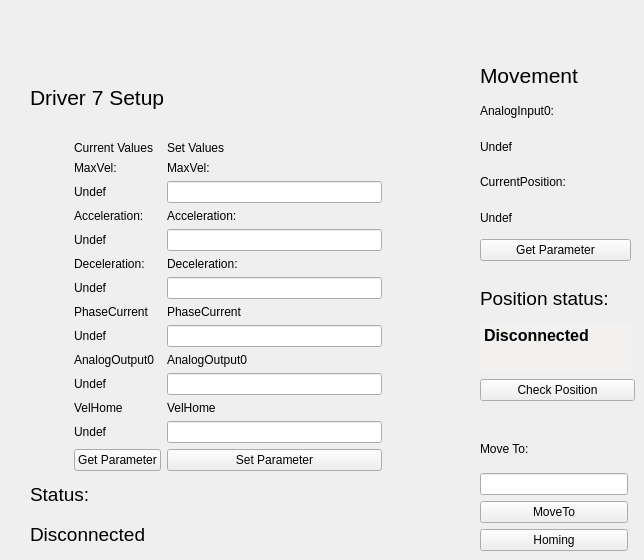
          <widget class="QWidget" name="tab_9">
           <attribute name="title">
            <string>7</string>
           </attribute>
           <attribute name="toolTip">
            <string>Driver 7 Setup and Movimentation</string>
           </attribute>
           <widget class="QWidget" name="layoutWidget_16">
            <property name="geometry">
             <rect>
              <x>480</x>
              <y>430</y>
              <width>148</width>
              <height>121</height>
             </rect>
            </property>
            <layout class="QVBoxLayout" name="verticalLayout_63">
             <item>
              <widget class="QLabel" name="label_237">
               <property name="text">
                <string>Move To:</string>
               </property>
              </widget>
             </item>
             <item>
              <widget class="QLineEdit" name="LineEditMoveToValue_7">
               <property name="toolTip">
                <string>Position to move driver 7</string>
               </property>
              </widget>
             </item>
             <item>
              <widget class="QPushButton" name="MoveTo_7">
               <property name="toolTip">
                <string>Move driver 7 to the position specified above</string>
               </property>
               <property name="text">
                <string>MoveTo</string>
               </property>
              </widget>
             </item>
             <item>
              <widget class="QPushButton" name="Homing_7">
               <property name="acceptDrops">
                <bool>true</bool>
               </property>
               <property name="toolTip">
                <string>Execute the driver 7 homing procedure</string>
               </property>
               <property name="text">
                <string>Homing</string>
               </property>
              </widget>
             </item>
            </layout>
           </widget>
           <widget class="QWidget" name="layoutWidget_18">
            <property name="geometry">
             <rect>
              <x>480</x>
              <y>60</y>
              <width>151</width>
              <height>201</height>
             </rect>
            </property>
            <layout class="QVBoxLayout" name="verticalLayout_64">
             <item>
              <widget class="QLabel" name="label_240">
               <property name="font">
                <font>
                 <pointsize>16</pointsize>
                </font>
               </property>
               <property name="text">
                <string>Movement</string>
               </property>
              </widget>
             </item>
             <item>
              <widget class="QLabel" name="label_241">
               <property name="text">
                <string>AnalogInput0:</string>
               </property>
              </widget>
             </item>
             <item>
              <widget class="QLabel" name="LabelMovAnalogInput0_7">
               <property name="toolTip">
                <string>Current value of driver 7 AnalogInput(0)</string>
               </property>
               <property name="text">
                <string>Undef</string>
               </property>
              </widget>
             </item>
             <item>
              <widget class="QLabel" name="label_242">
               <property name="text">
                <string>CurrentPosition:</string>
               </property>
              </widget>
             </item>
             <item>
              <widget class="QLabel" name="LabelMovCurrentPosition_7">
               <property name="toolTip">
                <string>Current value of driver 7 CurrentPosition</string>
               </property>
               <property name="text">
                <string>Undef</string>
               </property>
              </widget>
             </item>
             <item>
              <widget class="QPushButton" name="GetParameterMov_7">
               <property name="toolTip">
                <string>Get position parameters of driver 7</string>
               </property>
               <property name="text">
                <string>Get Parameter</string>
               </property>
              </widget>
             </item>
            </layout>
           </widget>
           <widget class="QWidget" name="layoutWidget_17">
            <property name="geometry">
             <rect>
              <x>30</x>
              <y>60</y>
              <width>352</width>
              <height>491</height>
             </rect>
            </property>
            <layout class="QGridLayout" name="gridLayout_40">
             <item row="0" column="0" colspan="3">
              <widget class="QLabel" name="label_113">
               <property name="font">
                <font>
                 <pointsize>16</pointsize>
                </font>
               </property>
               <property name="text">
                <string>Driver 7 Setup</string>
               </property>
              </widget>
             </item>
             <item row="1" column="0">
              <layout class="QVBoxLayout" name="verticalLayout_16">
               <item>
                <widget class="QLabel" name="Images_7">
                 <property name="minimumSize">
                  <size>
                   <width>0</width>
                   <height>100</height>
                  </size>
                 </property>
                 <property name="maximumSize">
                  <size>
                   <width>200</width>
                   <height>150</height>
                  </size>
                 </property>
                 <property name="text">
                  <string/>
                 </property>
                 <property name="pixmap">
                  <pixmap resource="file.qrc">:/Driver.jpg</pixmap>
                 </property>
                 <property name="scaledContents">
                  <bool>true</bool>
                 </property>
                </widget>
               </item>
               <item>
                <widget class="QLabel" name="label_114">
                 <property name="text">
                  <string/>
                 </property>
                </widget>
               </item>
              </layout>
             </item>
             <item row="1" column="1">
              <widget class="QLabel" name="label_359">
               <property name="minimumSize">
                <size>
                 <width>25</width>
                 <height>0</height>
                </size>
               </property>
               <property name="text">
                <string/>
               </property>
              </widget>
             </item>
             <item row="1" column="2">
              <layout class="QGridLayout" name="gridLayout_18">
               <item row="0" column="0">
                <widget class="QLabel" name="label_115">
                 <property name="text">
                  <string>Current Values</string>
                 </property>
                </widget>
               </item>
               <item row="0" column="1">
                <widget class="QLabel" name="label_116">
                 <property name="text">
                  <string>Set Values</string>
                 </property>
                </widget>
               </item>
               <item row="1" column="0">
                <widget class="QLabel" name="label_117">
                 <property name="text">
                  <string>MaxVel:</string>
                 </property>
                </widget>
               </item>
               <item row="1" column="1">
                <widget class="QLabel" name="label_118">
                 <property name="text">
                  <string>MaxVel:</string>
                 </property>
                </widget>
               </item>
               <item row="2" column="0">
                <widget class="QLabel" name="LabelMaxVelSetup_7">
                 <property name="toolTip">
                  <string>Current value of driver 7 MaxVel</string>
                 </property>
                 <property name="text">
                  <string>Undef</string>
                 </property>
                </widget>
               </item>
               <item row="2" column="1">
                <widget class="QLineEdit" name="LineEditMaxVelSetup_7">
                 <property name="toolTip">
                  <string>&lt;html&gt;&lt;head/&gt;&lt;body&gt;&lt;p&gt;MaxVel of driver 7 to set&lt;/p&gt;&lt;/body&gt;&lt;/html&gt;</string>
                 </property>
                </widget>
               </item>
               <item row="3" column="0">
                <widget class="QLabel" name="label_119">
                 <property name="text">
                  <string>Acceleration:</string>
                 </property>
                </widget>
               </item>
               <item row="3" column="1">
                <widget class="QLabel" name="label_120">
                 <property name="text">
                  <string>Acceleration:</string>
                 </property>
                </widget>
               </item>
               <item row="4" column="0">
                <widget class="QLabel" name="LabelAccelerationSetup_7">
                 <property name="toolTip">
                  <string>Current value of driver 7 Acceleration</string>
                 </property>
                 <property name="text">
                  <string>Undef</string>
                 </property>
                </widget>
               </item>
               <item row="4" column="1">
                <widget class="QLineEdit" name="LineEditAccelerationSetup_7">
                 <property name="toolTip">
                  <string>&lt;html&gt;&lt;head/&gt;&lt;body&gt;&lt;p&gt;Acceleration of driver 7 to set&lt;/p&gt;&lt;/body&gt;&lt;/html&gt;</string>
                 </property>
                </widget>
               </item>
               <item row="5" column="0">
                <widget class="QLabel" name="label_121">
                 <property name="text">
                  <string>Deceleration:</string>
                 </property>
                </widget>
               </item>
               <item row="5" column="1">
                <widget class="QLabel" name="label_122">
                 <property name="text">
                  <string>Deceleration:</string>
                 </property>
                </widget>
               </item>
               <item row="6" column="0">
                <widget class="QLabel" name="LabelDecelerationSetup_7">
                 <property name="toolTip">
                  <string>Current value of driver 7 Deceleration</string>
                 </property>
                 <property name="text">
                  <string>Undef</string>
                 </property>
                </widget>
               </item>
               <item row="6" column="1">
                <widget class="QLineEdit" name="LineEditDecelerationSetup_7">
                 <property name="toolTip">
                  <string>&lt;html&gt;&lt;head/&gt;&lt;body&gt;&lt;p&gt;Deceleration of driver 7 to set&lt;/p&gt;&lt;/body&gt;&lt;/html&gt;</string>
                 </property>
                </widget>
               </item>
               <item row="7" column="0">
                <widget class="QLabel" name="label_123">
                 <property name="text">
                  <string>PhaseCurrent</string>
                 </property>
                </widget>
               </item>
               <item row="7" column="1">
                <widget class="QLabel" name="label_124">
                 <property name="text">
                  <string>PhaseCurrent</string>
                 </property>
                </widget>
               </item>
               <item row="8" column="0">
                <widget class="QLabel" name="LabelPhaseCurrentSetup_7">
                 <property name="toolTip">
                  <string>Current value of driver 7 PhaseCurrent</string>
                 </property>
                 <property name="text">
                  <string>Undef</string>
                 </property>
                </widget>
               </item>
               <item row="8" column="1">
                <widget class="QLineEdit" name="LineEditPhaseCurrentSetup_7">
                 <property name="toolTip">
                  <string>&lt;html&gt;&lt;head/&gt;&lt;body&gt;&lt;p&gt; PhaseCurrent of driver 7 to set&lt;/p&gt;&lt;/body&gt;&lt;/html&gt;</string>
                 </property>
                </widget>
               </item>
               <item row="9" column="0">
                <widget class="QLabel" name="label_125">
                 <property name="text">
                  <string>AnalogOutput0</string>
                 </property>
                </widget>
               </item>
               <item row="9" column="1">
                <widget class="QLabel" name="label_126">
                 <property name="text">
                  <string>AnalogOutput0</string>
                 </property>
                </widget>
               </item>
               <item row="10" column="0">
                <widget class="QLabel" name="LabelAnalogOutputSetup_7">
                 <property name="toolTip">
                  <string>Current value of driver 7 AnalogOutput(0)</string>
                 </property>
                 <property name="text">
                  <string>Undef</string>
                 </property>
                </widget>
               </item>
               <item row="10" column="1">
                <widget class="QLineEdit" name="LineEditAnalogOutputSetup_7">
                 <property name="toolTip">
                  <string>&lt;html&gt;&lt;head/&gt;&lt;body&gt;&lt;p&gt; AnalogOutput(0) of driver 7 to set&lt;/p&gt;&lt;/body&gt;&lt;/html&gt;</string>
                 </property>
                </widget>
               </item>
               <item row="11" column="0">
                <widget class="QLabel" name="label_360">
                 <property name="text">
                  <string>VelHome</string>
                 </property>
                </widget>
               </item>
               <item row="11" column="1">
                <widget class="QLabel" name="label_361">
                 <property name="text">
                  <string>VelHome</string>
                 </property>
                </widget>
               </item>
               <item row="12" column="0">
                <widget class="QLabel" name="LabelVelHomeSetup_7">
                 <property name="toolTip">
                  <string>Current value of driver 7 VelHome</string>
                 </property>
                 <property name="text">
                  <string>Undef</string>
                 </property>
                </widget>
               </item>
               <item row="12" column="1">
                <widget class="QLineEdit" name="LineEditVelHomeSetup_7">
                 <property name="toolTip">
                  <string>&lt;html&gt;&lt;head/&gt;&lt;body&gt;&lt;p&gt; VelHome of driver 7 to set&lt;/p&gt;&lt;/body&gt;&lt;/html&gt;</string>
                 </property>
                </widget>
               </item>
               <item row="13" column="0">
                <widget class="QPushButton" name="GetParameterDriver_7">
                 <property name="toolTip">
                  <string>&lt;html&gt;&lt;head/&gt;&lt;body&gt;&lt;p&gt;Get the current parameter of the driver 7&lt;/p&gt;&lt;/body&gt;&lt;/html&gt;</string>
                 </property>
                 <property name="text">
                  <string>Get Parameter</string>
                 </property>
                </widget>
               </item>
               <item row="13" column="1">
                <widget class="QPushButton" name="SetParameterDriver_7">
                 <property name="toolTip">
                  <string>&lt;html&gt;&lt;head/&gt;&lt;body&gt;&lt;p&gt;Set parameter of driver 7. Nota bene: in order to accomplished the command you have to set all the fields above.&lt;/p&gt;&lt;/body&gt;&lt;/html&gt;</string>
                 </property>
                 <property name="text">
                  <string>Set Parameter</string>
                 </property>
                </widget>
               </item>
              </layout>
             </item>
             <item row="2" column="0" colspan="3">
              <layout class="QVBoxLayout" name="verticalLayout_17">
               <item>
                <widget class="QLabel" name="label_127">
                 <property name="font">
                  <font>
                   <pointsize>14</pointsize>
                  </font>
                 </property>
                 <property name="text">
                  <string>Status:</string>
                 </property>
                </widget>
               </item>
               <item>
                <widget class="QLabel" name="LabelStatusDriver7">
                 <property name="font">
                  <font>
                   <pointsize>14</pointsize>
                  </font>
                 </property>
                 <property name="toolTip">
                  <string>Driver 7 Status</string>
                 </property>
                 <property name="text">
                  <string>Disconnected</string>
                 </property>
                </widget>
               </item>
              </layout>
             </item>
            </layout>
           </widget>
           <widget class="QWidget" name="layoutWidget_47">
            <property name="geometry">
             <rect>
              <x>480</x>
              <y>280</y>
              <width>155</width>
              <height>121</height>
             </rect>
            </property>
            <layout class="QVBoxLayout" name="verticalLayout_84">
             <item>
              <layout class="QVBoxLayout" name="verticalLayout_41">
               <item>
                <widget class="QLabel" name="label_312">
                 <property name="font">
                  <font>
                   <pointsize>14</pointsize>
                  </font>
                 </property>
                 <property name="text">
                  <string>Position status:</string>
                 </property>
                </widget>
               </item>
               <item>
                <widget class="QTextEdit" name="LabelPositionStatus_7">
                 <property name="maximumSize">
                  <size>
                   <width>151</width>
                   <height>51</height>
                  </size>
                 </property>
                 <property name="palette">
                  <palette>
                   <active>
                    <colorrole role="Base">
                     <brush brushstyle="SolidPattern">
                      <color alpha="255">
                       <red>242</red>
                       <green>241</green>
                       <blue>240</blue>
                      </color>
                     </brush>
                    </colorrole>
                   </active>
                   <inactive>
                    <colorrole role="Base">
                     <brush brushstyle="SolidPattern">
                      <color alpha="255">
                       <red>242</red>
                       <green>241</green>
                       <blue>240</blue>
                      </color>
                     </brush>
                    </colorrole>
                   </inactive>
                   <disabled>
                    <colorrole role="Base">
                     <brush brushstyle="SolidPattern">
                      <color alpha="255">
                       <red>255</red>
                       <green>255</green>
                       <blue>255</blue>
                      </color>
                     </brush>
                    </colorrole>
                   </disabled>
                  </palette>
                 </property>
                 <property name="font">
                  <font>
                   <pointsize>12</pointsize>
                   <weight>75</weight>
                   <bold>true</bold>
                  </font>
                 </property>
                 <property name="toolTip">
                  <string>&lt;html&gt;&lt;head/&gt;&lt;body&gt;&lt;p&gt;&lt;span style=&quot; font-size:11pt; font-weight:400;&quot;&gt;Here is printed the correspondence between the estimated position and the CurrentPosition of the driver 7.&lt;/span&gt;&lt;/p&gt;&lt;/body&gt;&lt;/html&gt;</string>
                 </property>
                 <property name="frameShape">
                  <enum>QFrame::NoFrame</enum>
                 </property>
                 <property name="html">
                  <string>&lt;!DOCTYPE HTML PUBLIC &quot;-//W3C//DTD HTML 4.0//EN&quot; &quot;http://www.w3.org/TR/REC-html40/strict.dtd&quot;&gt;
&lt;html&gt;&lt;head&gt;&lt;meta name=&quot;qrichtext&quot; content=&quot;1&quot; /&gt;&lt;style type=&quot;text/css&quot;&gt;
p, li { white-space: pre-wrap; }
&lt;/style&gt;&lt;/head&gt;&lt;body style=&quot; font-family:'.SF NS Text'; font-size:12pt; font-weight:600; font-style:normal;&quot;&gt;
&lt;p style=&quot; margin-top:0px; margin-bottom:0px; margin-left:0px; margin-right:0px; -qt-block-indent:0; text-indent:0px;&quot;&gt;&lt;span style=&quot; font-family:'Ubuntu';&quot;&gt;Disconnected&lt;/span&gt;&lt;/p&gt;&lt;/body&gt;&lt;/html&gt;</string>
                 </property>
                 <property name="textInteractionFlags">
                  <set>Qt::TextSelectableByMouse</set>
                 </property>
                </widget>
               </item>
              </layout>
             </item>
             <item>
              <widget class="QPushButton" name="CheckPositionButton_7">
               <property name="toolTip">
                <string>&lt;html&gt;&lt;head/&gt;&lt;body&gt;&lt;p&gt;Verify the correspondence between the estimated position and the current position of the driver 7.&lt;/p&gt;&lt;/body&gt;&lt;/html&gt;</string>
               </property>
               <property name="text">
                <string>Check Position</string>
               </property>
              </widget>
             </item>
            </layout>
           </widget>
          </widget>
